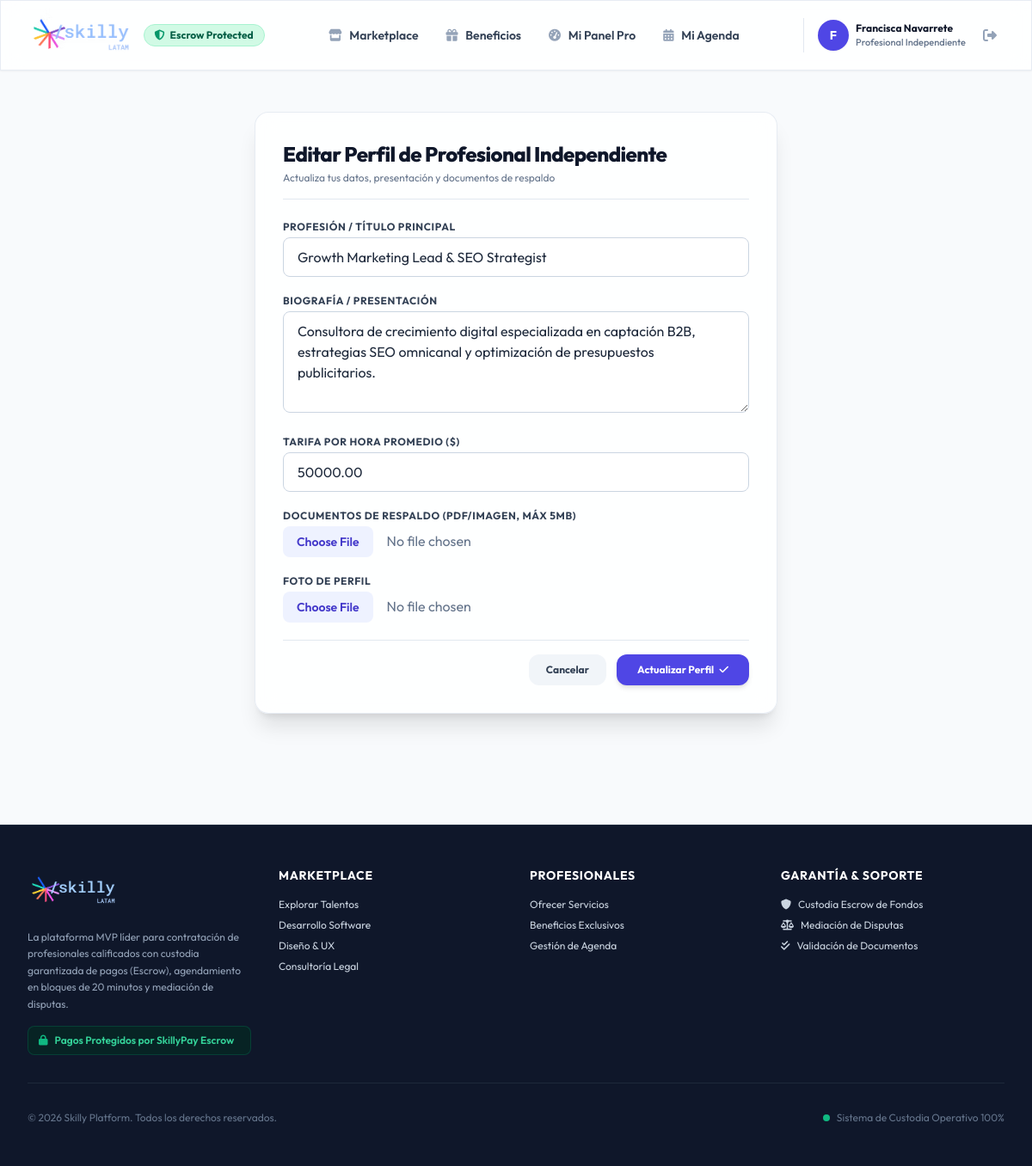
/users/profile/edit/ (signed in), run on the app's committed database.
### apps/users/models.py (models this page shows, shortened)
class CustomUser(AbstractUser):
    ROLE_PROFESIONAL = 'PROFESIONAL'
    ROLE_ORGANIZACION = 'ORGANIZACION'
    ROLE_ADMIN = 'ADMIN'
    ROLE_CHOICES = [
        (ROLE_PROFESIONAL, 'Profesional Independiente'),
        (ROLE_ORGANIZACION, 'Empresa / Organización'),
        (ROLE_ADMIN, 'Administrador Skilly'),
    ]
    role = models.CharField(max_length=20, choices=ROLE_CHOICES, default=ROLE_ORGANIZACION)
    phone = models.CharField(max_length=20, blank=True, null=True, verbose_name="Teléfono de Contacto")
    created_at = models.DateTimeField(auto_now_add=True)
    @property
    def is_professional(self):
        return self.role == self.ROLE_PROFESIONAL
    @property
    def is_admin_role(self):
        return self.role == self.ROLE_ADMIN or self.is_superuser

class ProfessionalProfile(models.Model):
    STATUS_PENDIENTE = 'PENDIENTE'
    STATUS_VALIDADO = 'VALIDADO'
    STATUS_RECHAZADO = 'RECHAZADO'
    VALIDATION_CHOICES = [
        (STATUS_PENDIENTE, 'Pendiente de Validación'),
        (STATUS_VALIDADO, 'Validado'),
        (STATUS_RECHAZADO, 'Rechazado'),
    ]
    user = models.OneToOneField(CustomUser, on_delete=models.CASCADE, related_name='professional_profile')
    profession = models.CharField(max_length=150, verbose_name="Profesión / Título Principal")
    bio = models.TextField(blank=True, verbose_name="Biografía / Presentación")
    slug = models.SlugField(unique=True, max_length=150, verbose_name="URL del Perfil público")
    validation_status = models.CharField(max_length=20, choices=VALIDATION_CHOICES, default=STATUS_PENDIENTE)
    rejection_reason = models.TextField(blank=True, null=True, verbose_name="Motivo de Rechazo")
    support_document = models.FileField(
        upload_to='pro_documents/',
        blank=True,
        null=True,
        validators=[validate_file_size],
        verbose_name="Documentos de Respaldo (PDF/Imagen, Máx 5MB)"
    )
    avatar = models.ImageField(upload_to='avatars/', blank=True, null=True, verbose_name="Foto de Perfil")
    hourly_rate = models.DecimalField(max_digits=10, decimal_places=2, default=0, verbose_name="Tarifa por Hora Promedio ($)")
    admin_notes = models.TextField(blank=True, default='', verbose_name="Notas Internas de Administración (Solo Skilly)")
    expelled_at = models.DateTimeField(blank=True, null=True, verbose_name="Fecha de Expulsión")
    is_first_session_completed = models.BooleanField(default=False, verbose_name="Primera Sesión Completada")
    strikes_count = models.PositiveSmallIntegerField(default=0, verbose_name="Contador de Amonestaciones (Strikes)")

### apps/users/views.py (the view)
# urls.py: path('profile/edit/', views.profile_edit_view, name='profile_edit'),
@login_required
def profile_edit_view(request):
    user = request.user
    if user.is_professional:
        profile, created = ProfessionalProfile.objects.get_or_create(user=user)
        form_class = ProfessionalProfileForm
    elif user.is_organization:
        profile, created = OrganizationProfile.objects.get_or_create(user=user)
        form_class = OrganizationProfileForm
    else:
        messages.info(request, "Los administradores no requieren editar perfil de marketplace.")
        return redirect('backoffice:dashboard')
    if request.method == 'POST':
        form = form_class(request.POST, request.FILES, instance=profile)
        if form.is_valid():
            if user.is_professional and 'support_document' in request.FILES:
                profile.validation_status = ProfessionalProfile.STATUS_PENDIENTE
                profile.rejection_reason = None
            form.save()
            messages.success(request, "Tu perfil ha sido actualizado correctamente.")
            return redirect('users:dashboard')
    else:
        form = form_class(instance=profile)
    return render(request, 'users/editar_perfil.html', {'form': form, 'profile': profile})

### templates/users/editar_perfil.html (shortened to what this page needs)
{% extends 'base.html' %}
{% block content %}
<div class="max-w-2xl mx-auto px-4 sm:px-6 lg:px-8 py-12">
    <div class="glass-panel p-8 rounded-2xl shadow-xl space-y-6">
        <div class="border-b border-slate-200 pb-4">
            <h2 class="text-2xl font-extrabold text-slate-900 tracking-tight">Editar Perfil de {{ user.get_role_display }}</h2>
            <p class="text-xs text-slate-500 mt-1">Actualiza tus datos, presentación y documentos de respaldo</p>
        </div>
        <form method="post" enctype="multipart/form-data" class="space-y-5">
            {% for field in form %}
                <div>
                    <label for="{{ field.id_for_label }}" class="block text-xs font-bold text-slate-700 uppercase tracking-wider mb-1">
                        {{ field.label }}
                    </label>
                    {{ field }}
                </div>
            {% endfor %}
            <div class="pt-4 flex items-center justify-end gap-3 border-t border-slate-200">
                <a href="{% url 'users:dashboard' %}" class="px-5 py-2.5 bg-slate-100 hover:bg-slate-200 text-slate-700 font-bold rounded-xl text-xs transition-colors">
                    Cancelar
                </a>
                <button type="submit" class="px-6 py-2.5 bg-brand-600 hover:bg-brand-700 text-white font-bold rounded-xl shadow-md text-xs transition-all">
                    Actualizar Perfil <i class="fa-solid fa-check ml-1"></i>
                </button>
            </div>
        </form>
    </div>
</div>
{% endblock %}

### templates/base.html (shortened to what this page needs)
<!DOCTYPE html>
<html lang="es" class="h-full bg-slate-50">
<head>
    <script src="https://cdn.tailwindcss.com"></script>
    <link rel="stylesheet" href="https://cdnjs.cloudflare.com/ajax/libs/font-awesome/6.5.1/css/all.min.css">
</head>
<body class="flex flex-col min-h-full text-slate-800 antialiased selection:bg-brand-500 selection:text-white">
    <header class="sticky top-0 z-50 glass-panel shadow-sm transition-all duration-200">
        <div class="max-w-7xl mx-auto px-4 sm:px-6 lg:px-8">
            <div class="flex items-center justify-between h-20">
                <div class="flex items-center gap-3">
                    <a href="{% url 'services:marketplace' %}" class="flex items-center group py-1">
                        {% load static %}
                        <img src="{% static 'skilly-logo.png' %}" alt="Skilly Logo" class="h-14 sm:h-16 max-h-16 w-auto object-contain group-hover:scale-105 transition-transform duration-200" onerror="this.onerror=null; this.src='https://placehold.co/180x60/4f46e5/ffffff?text=Skilly';">
                    </a>
                    <span class="hidden sm:inline-flex items-center gap-1.5 px-3 py-1 rounded-full text-xs font-bold bg-emerald-100 text-emerald-800 border border-emerald-200">
                        <i class="fa-solid font-bold fa-shield-halved text-emerald-600"></i> Escrow Protected
                    </span>
                </div>
                <nav class="hidden md:flex items-center gap-8">
                    <a href="{% url 'services:marketplace' %}" class="text-sm font-semibold text-slate-700 hover:text-brand-600 transition-colors">
                        <i class="fa-solid fa-store mr-1.5 text-slate-400"></i> Marketplace
                    </a>
                    <a href="{% url 'benefits:list' %}" class="text-sm font-semibold text-slate-700 hover:text-brand-600 transition-colors">
                        <i class="fa-solid fa-gift mr-1.5 text-slate-400"></i> Beneficios
                    </a>
                    {% if user.is_authenticated %}
                        {% if user.is_admin_role %}
                            <a href="{% url 'backoffice:dashboard' %}" class="text-sm font-semibold text-purple-700 hover:text-purple-900 bg-purple-50 px-3 py-1.5 rounded-lg border border-purple-200 transition-colors">
                                <i class="fa-solid fa-user-shield mr-1.5"></i> Back-Office Admin
                            </a>
                        {% elif user.is_professional %}
                            <a href="{% url 'users:pro_dashboard' %}" class="text-sm font-semibold text-slate-700 hover:text-brand-600 transition-colors">
                                <i class="fa-solid fa-gauge-high mr-1.5 text-slate-400"></i> Mi Panel Pro
                            </a>
                            <a href="{% url 'availability:manage' %}" class="text-sm font-semibold text-slate-700 hover:text-brand-600 transition-colors">
                                <i class="fa-solid fa-calendar-days mr-1.5 text-slate-400"></i> Mi Agenda
                            </a>
                        {% else %}
                            <a href="{% url 'users:org_dashboard' %}" class="text-sm font-semibold text-slate-700 hover:text-brand-600 transition-colors">
                                <i class="fa-solid fa-building mr-1.5 text-slate-400"></i> Mis Contrataciones
                            </a>
                        {% endif %}
                    {% endif %}
                </nav>
                <div class="flex items-center gap-4">
                    {% if user.is_authenticated %}
                        <div class="flex items-center gap-3 pl-4 border-l border-slate-200">
                            <a href="{% url 'users:profile_edit' %}" class="flex items-center gap-2 group">
                                <div class="w-9 h-9 rounded-full bg-brand-600 text-white font-bold flex items-center justify-center text-sm shadow-sm group-hover:bg-brand-700 transition-colors">
                                    {{ user.first_name|first|default:user.username|first|upper }}
                                </div>
                                <div class="hidden sm:block text-left">
                                    <span class="block text-xs font-bold text-slate-900 group-hover:text-brand-600 transition-colors">
                                        {{ user.get_full_name|default:user.username }}
                                    </span>
                                    <span class="block text-[11px] font-medium text-slate-500">
                                        {{ user.get_role_display }}
                                    </span>
                                </div>
                            </a>
                            <form action="{% url 'users:logout' %}" method="post" class="inline">
                                <button type="submit" class="p-2 text-slate-400 hover:text-rose-600 hover:bg-rose-50 rounded-lg transition-colors" title="Cerrar sesión">
                                    <i class="fa-solid fa-right-from-bracket"></i>
                                </button>
                            </form>
                        </div>
                    {% endif %}
                </div>
            </div>
        </div>
    </header>
    <main class="flex-1">
        {% block content %}{% endblock %}
    </main>
    <footer class="bg-slate-900 text-slate-300 mt-20 border-t border-slate-800">
        <div class="max-w-7xl mx-auto px-4 sm:px-6 lg:px-8 py-12">
            <div class="grid grid-cols-1 md:grid-cols-4 gap-8 mb-8">
                <div class="space-y-4">
                    <div class="flex items-center gap-2">
                        {% load static %}
                        <img src="{% static 'skilly-logo.png' %}" alt="Skilly Logo" class="h-12 sm:h-14 w-auto object-contain brightness-110">
                    </div>
                    <p class="text-xs text-slate-400 leading-relaxed">
                        La plataforma MVP líder para contratación de profesionales calificados con custodia garantizada de pagos (Escrow), agendamiento en bloques de 20 minutos y mediación de disputas.
                    </p>
                    <div class="flex items-center gap-2 text-xs font-semibold text-emerald-400 bg-emerald-950/60 px-3 py-2 rounded-lg border border-emerald-800/50">
                        <i class="fa-solid fa-lock text-emerald-500"></i> Pagos Protegidos por SkillyPay Escrow
                    </div>
                </div>
                <div>
                    <h4 class="text-sm font-bold text-white uppercase tracking-wider mb-4">Marketplace</h4>
                    <ul class="space-y-2 text-xs">
                        <li><a href="{% url 'services:marketplace' %}" class="hover:text-brand-400 transition-colors">Explorar Talentos</a></li>
                        <li><a href="{% url 'services:marketplace' %}?category=desarrollo-software" class="hover:text-brand-400 transition-colors">Desarrollo Software</a></li>
                        <li><a href="{% url 'services:marketplace' %}?category=diseno-ux" class="hover:text-brand-400 transition-colors">Diseño & UX</a></li>
                        <li><a href="{% url 'services:marketplace' %}?category=consultoria-legal" class="hover:text-brand-400 transition-colors">Consultoría Legal</a></li>
                    </ul>
                </div>
                <div>
                    <h4 class="text-sm font-bold text-white uppercase tracking-wider mb-4">Profesionales</h4>
                    <ul class="space-y-2 text-xs">
                        <li><a href="{% url 'users:register' %}" class="hover:text-brand-400 transition-colors">Ofrecer Servicios</a></li>
                        <li><a href="{% url 'benefits:list' %}" class="hover:text-brand-400 transition-colors">Beneficios Exclusivos</a></li>
                        <li><a href="{% url 'availability:manage' %}" class="hover:text-brand-400 transition-colors">Gestión de Agenda</a></li>
                    </ul>
                </div>
                <div>
                    <h4 class="text-sm font-bold text-white uppercase tracking-wider mb-4">Garantía & Soporte</h4>
                    <ul class="space-y-2 text-xs">
                        <li class="flex items-center gap-2"><i class="fa-solid fa-shield text-brand-400"></i> Custodia Escrow de Fondos</li>
                        <li class="flex items-center gap-2"><i class="fa-solid fa-scale-balanced text-brand-400"></i> Mediación de Disputas</li>
                        <li class="flex items-center gap-2"><i class="fa-solid fa-check-double text-brand-400"></i> Validación de Documentos</li>
                    </ul>
                </div>
            </div>
            <div class="pt-8 border-t border-slate-800 flex flex-col sm:flex-row items-center justify-between text-xs text-slate-500 gap-4">
                <p>&copy; 2026 Skilly Platform. Todos los derechos reservados.</p>
                <p class="flex items-center gap-2">
                    <span class="w-2 h-2 rounded-full bg-emerald-500 animate-pulse"></span> Sistema de Custodia Operativo 100%
                </p>
            </div>
        </div>
    </footer>
</body>
</html>

### templates/base.html (style rules this page uses)
body { font-family: 'Outfit', 'Inter', sans-serif; }
.glass-panel { background: rgba(255, 255, 255, 0.85); backdrop-filter: blur(12px); border: 1px solid rgba(226, 232, 240, 0.8); }

### data on the page
CustomUser: first_name|first "F", get_full_name "Francisca Navarrete", role "Profesional Independiente"
ProfessionalProfile: form "Growth Marketing Lead & SEO Strategist" "Consultora de crecimiento digital especializada en captación B2B, estrategias SEO omnicanal y optimización de presupuestos publicitarios." "50000.00"

### other printed values
{{ field.label }} "PROFESIÓN / TÍTULO PRINCIPAL" "BIOGRAFÍA / PRESENTACIÓN" "TARIFA POR HORA PROMEDIO ($)" "DOCUMENTOS DE RESPALDO (PDF/IMAGEN, MÁX 5MB)" "FOTO DE PERFIL"
